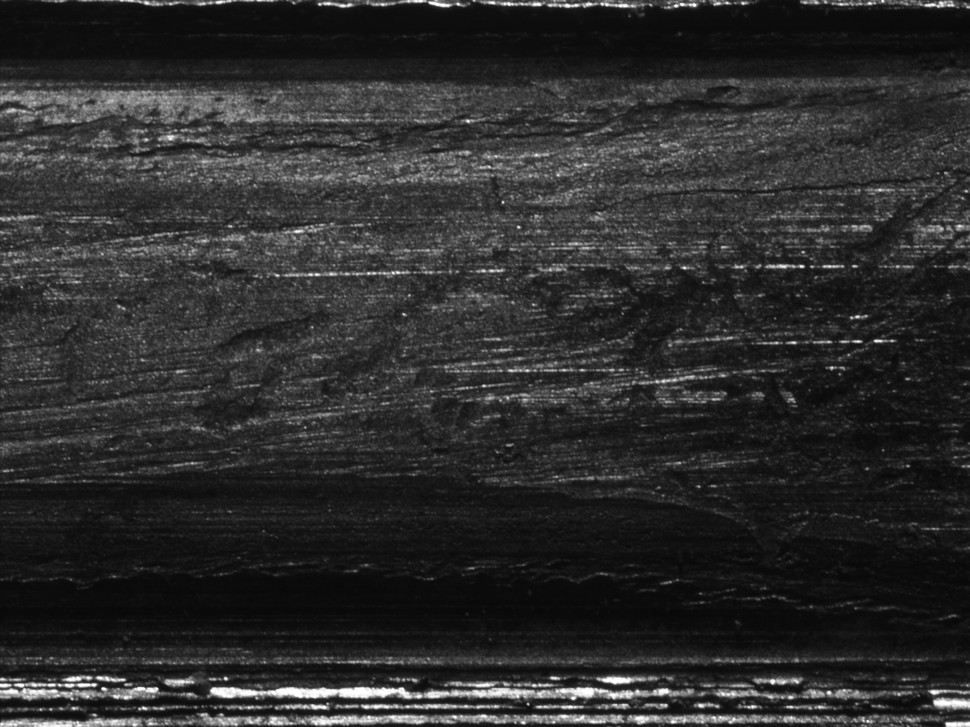
%> input picture 2016/projet-vision/Partie 4/Code/projetVisionFx/images_test/test1.tif, 970 x 727 px, shrunk from 2048 x 1536 before the run
$ octave textures.m   (GNU Octave 9; MATLAB toolbox functions it lacks are replaced by stand-ins)
%> lines starting %> are read from the running program, lines starting %| are printed output that depends on the picture
% Lecture des images

img1 = imread('C:\\Users\\Tiziri\\workspace\\projetVisionFx\\images_test\\test1.tif');
%> img1 is the input picture: size 727x970x3 uint8; min 8, max 255, mean 45
img2 = imread('C:\\Users\\Tiziri\\workspace\\projetVisionFx\\images_test\\test2.tif');
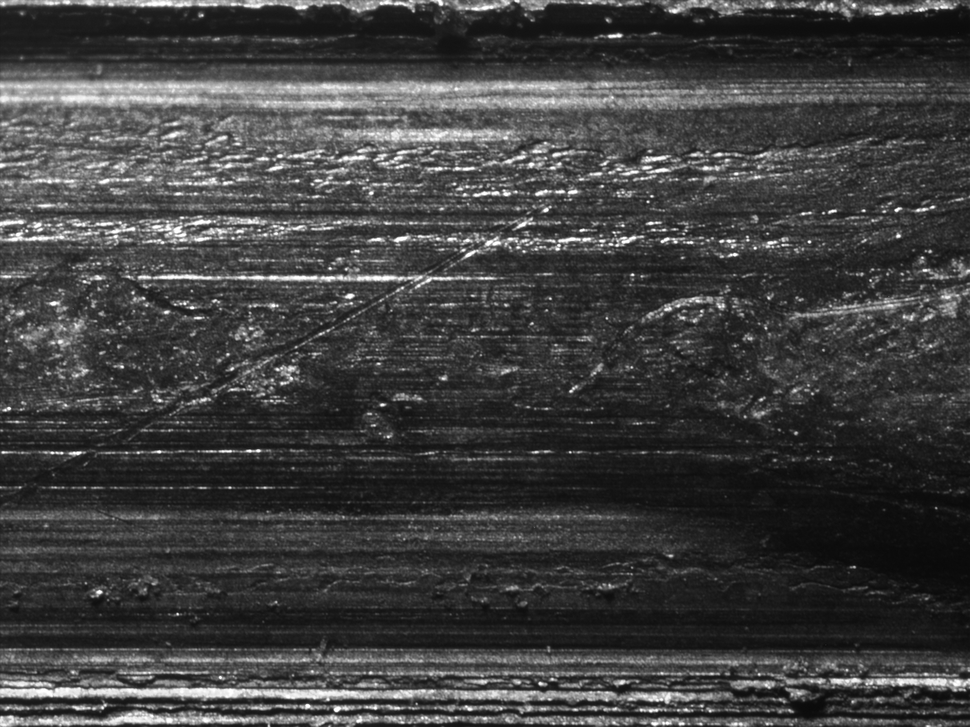
%> input picture 2016/projet-vision/Partie 4/Code/projetVisionFx/images_test/test2.tif, 970 x 727 px, shrunk from 2048 x 1536 before the run
%> img2 is the input picture: size 727x970x3 uint8; min 9, max 255, mean 63.8
img3 = imread('C:\\Users\\Tiziri\\workspace\\projetVisionFx\\images_test\\test3.tif');
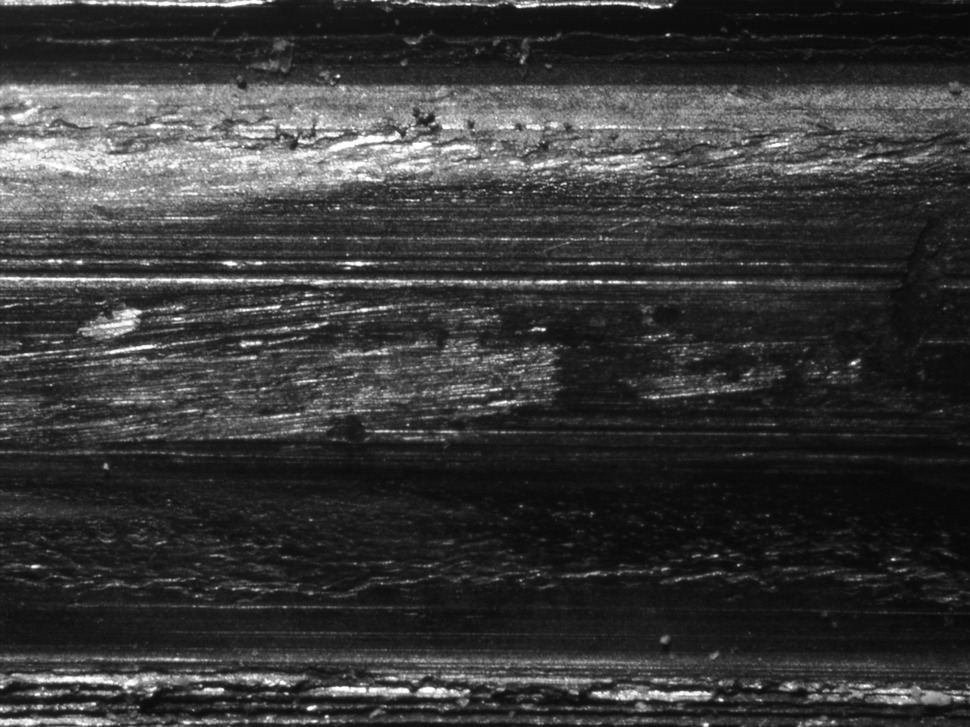
%> input picture 2016/projet-vision/Partie 4/Code/projetVisionFx/images_test/test3.tif, 970 x 727 px, shrunk from 2048 x 1536 before the run
%> img3 is the input picture: size 727x970x3 uint8; min 8, max 255, mean 56.4
img4 = imread('C:\\Users\\Tiziri\\workspace\\projetVisionFx\\images_test\\test4.tif');
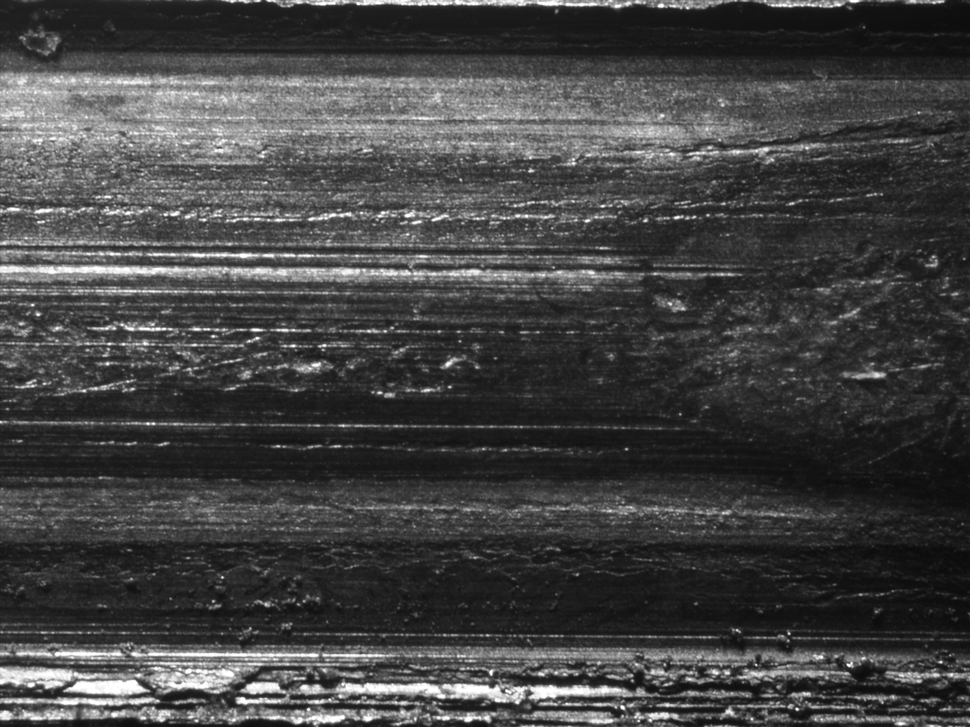
%> input picture 2016/projet-vision/Partie 4/Code/projetVisionFx/images_test/test4.tif, 970 x 727 px, shrunk from 2048 x 1536 before the run
%> img4 is the input picture: size 727x970x3 uint8; min 11, max 255, mean 67.5
img5 = imread('C:\\Users\\Tiziri\\workspace\\projetVisionFx\\images_test\\test5.tif');
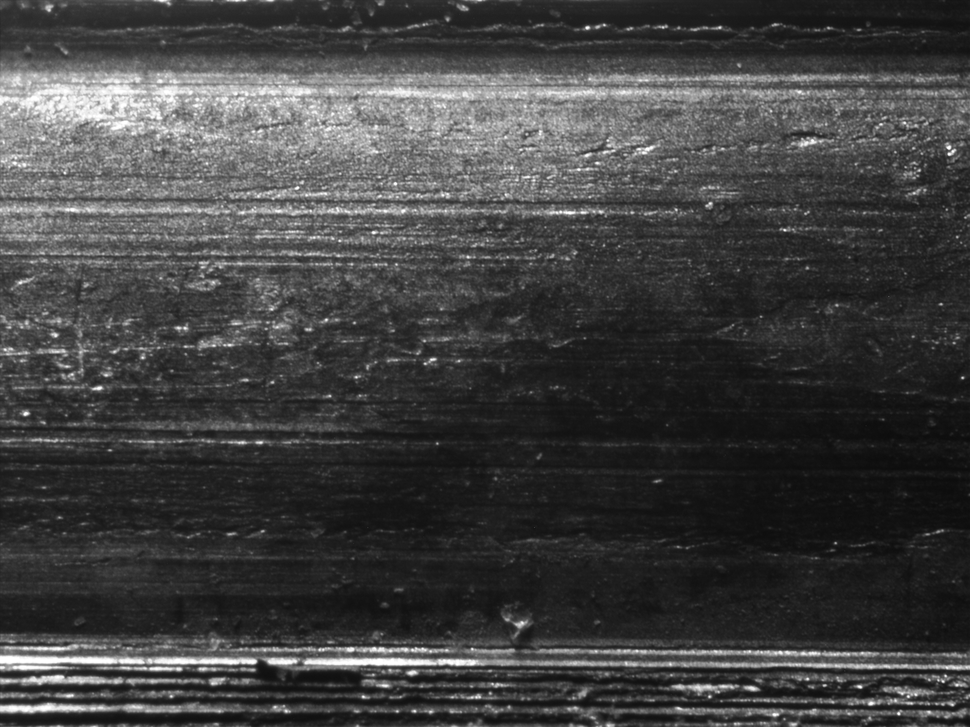
%> input picture 2016/projet-vision/Partie 4/Code/projetVisionFx/images_test/test5.tif, 970 x 727 px, shrunk from 2048 x 1536 before the run
%> img5 is the input picture: size 727x970x3 uint8; min 12, max 255, mean 65.1
%imgDif = imread('D:\\images_test\\differente.tif');
imgTest = imread('C:/Users/Tiziri/workspace/projetVisionFx/images_test/differente.tif');
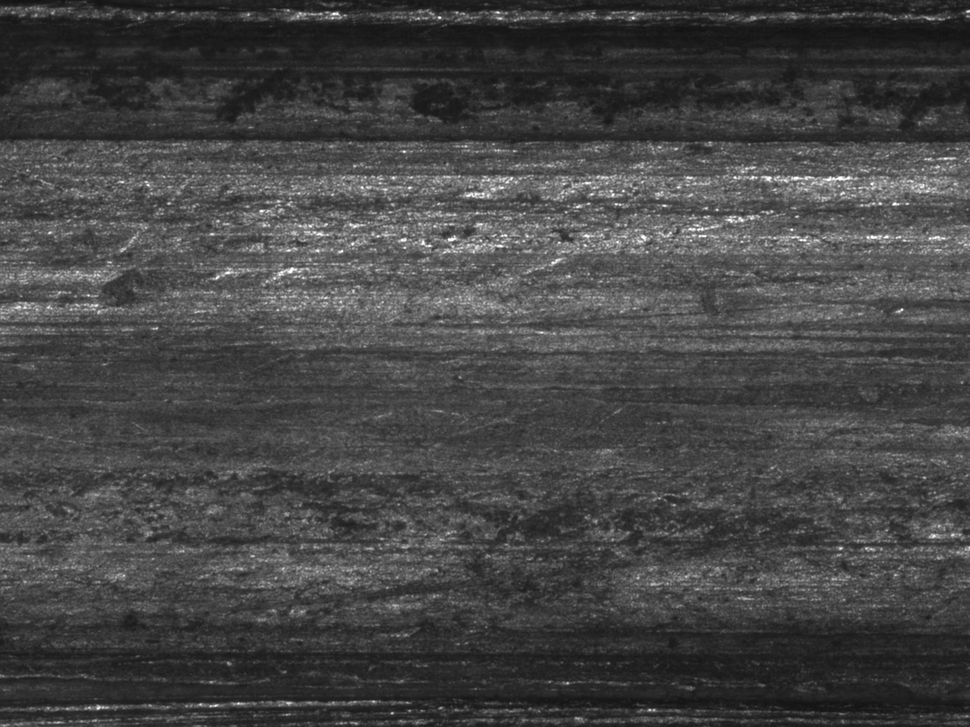
%> input picture 2016/projet-vision/Partie 4/Code/projetVisionFx/images_test/differente.tif, 970 x 727 px, shrunk from 2048 x 1536 before the run
%> imgTest is the input picture: size 727x970x3 uint8; min 17, max 255, mean 69.3


%%%%%%%% FOURIER
% [34 lines of commented-out code are left out]


tab= zeros(10);
evaluate = 0;
decision= '0';
maximum = 0;
minimum = 0;
%decisoon = 0 veut dire quoi veut dire faux !! n'appartient pas

[lignes colonnes]= size(img1);
%> lignes = 727; colonnes = 2910
[l c]= size(imgTest);
%> l = 727; c = 2910

if( l  == lignes & colonnes == c )

%> (the run ends here)
